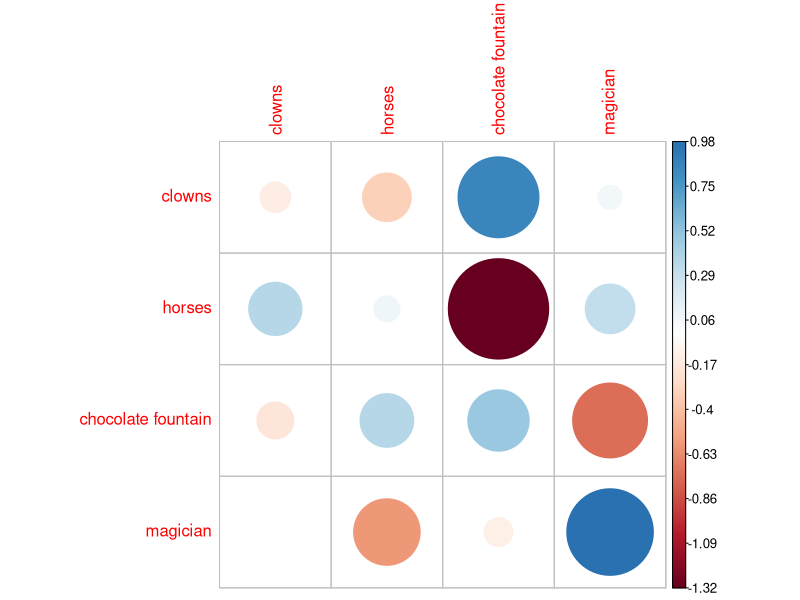
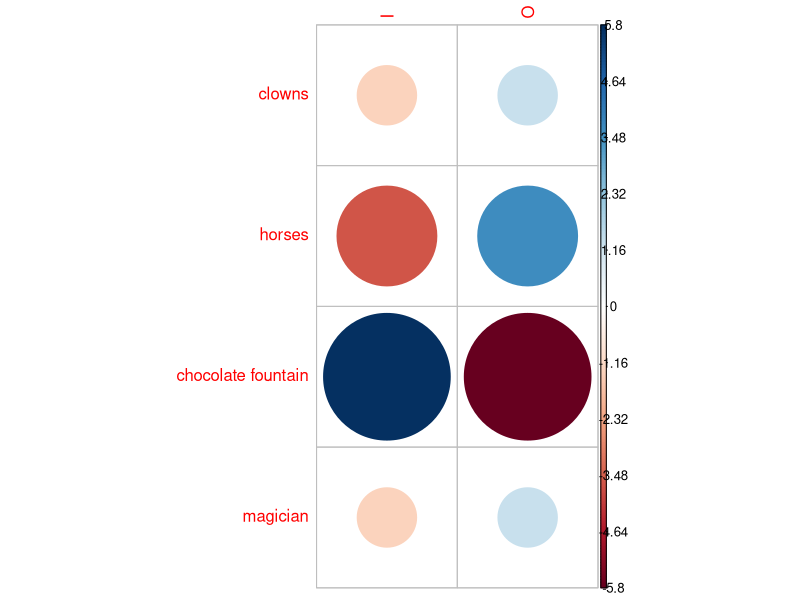
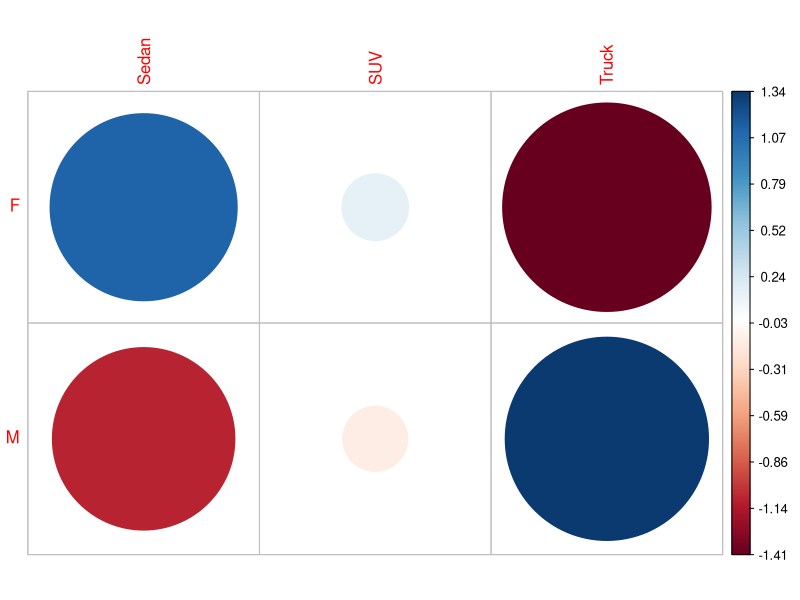
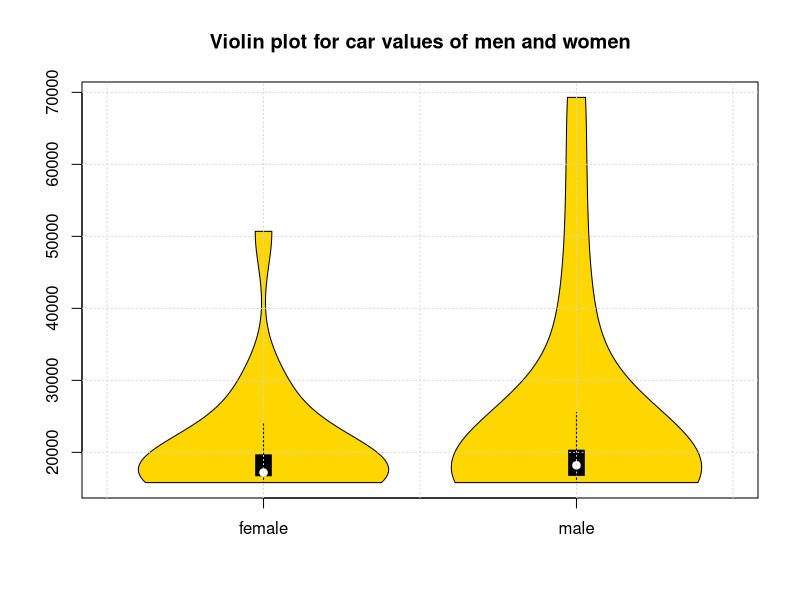
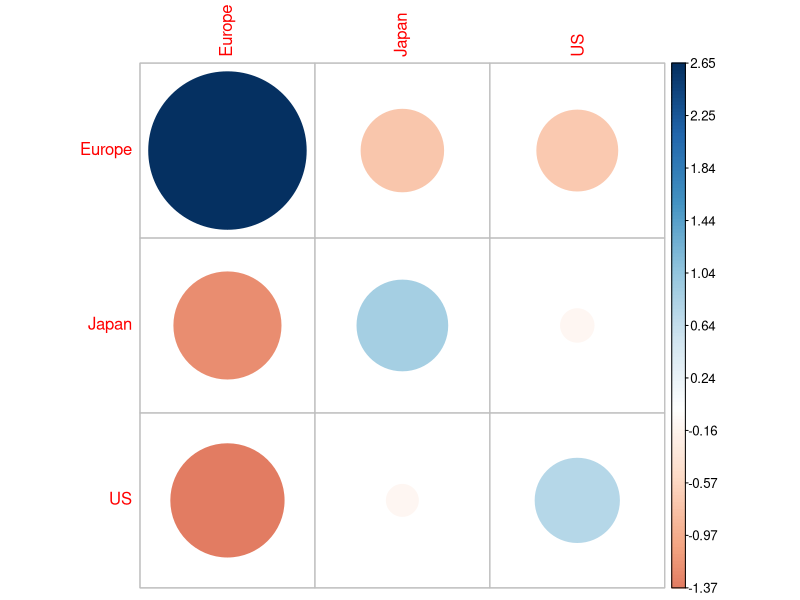
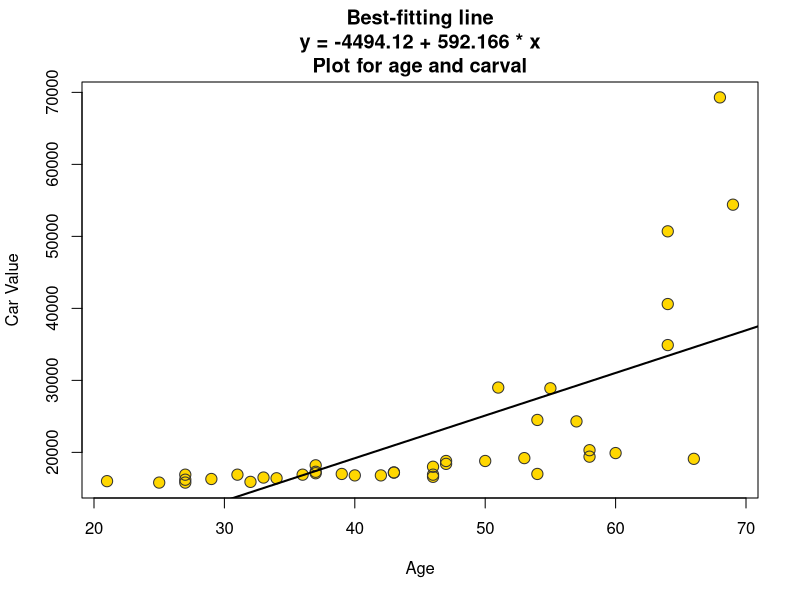
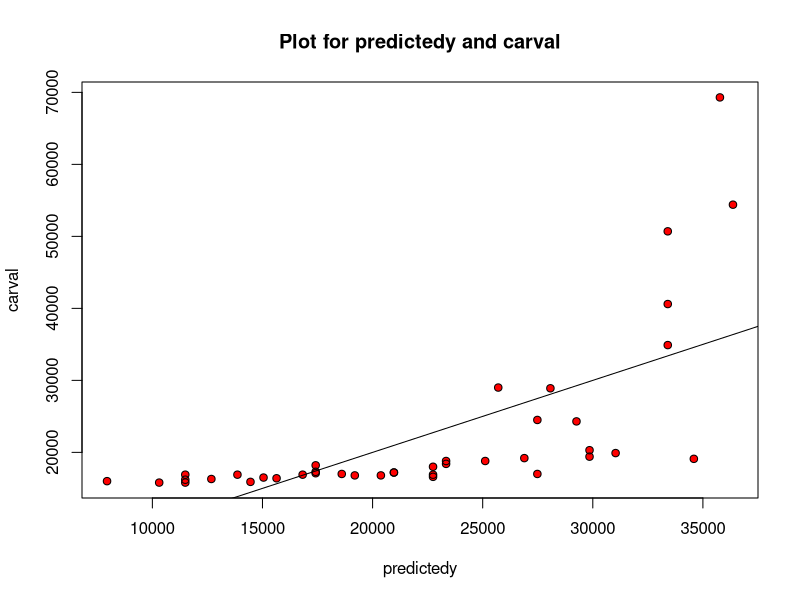
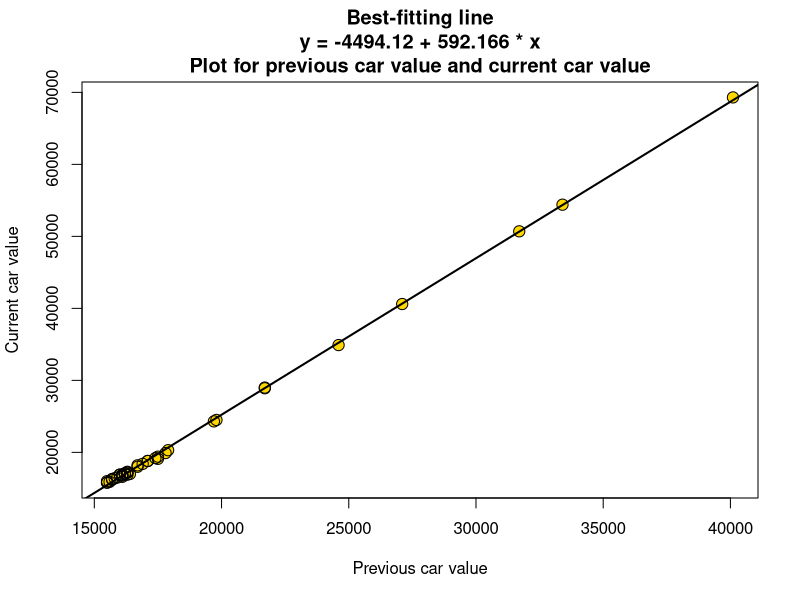

Write R code to recreate these figures, in order.
## ---- chunk 1
set.seed(1000)
indoor<- sample(c("A","B","C","D"),prob=c(5,8,25,6),size=200,replace=T)
outdoor <-sample(c("A","B","C","D"),prob=c(5,20,3,6),size=200,replace=T)
tab1 <- table(indoor,outdoor)                              #cross-tabulations of each pair of responses
tab2 <- table(c(indoor,outdoor),rep(c("I","O"),each=200))  #what responses were given for indoor and outdoor across the four options

row.names(tab1) <- c('clowns','horses','chocolate fountain','magician') #Changing the row and column names
colnames(tab1) <- c('clowns','horses','chocolate fountain','magician')
row.names(tab2) <- c('clowns','horses','chocolate fountain','magician')
addmargins(tab1)
tab2
## ---- chunk 2
#chisq.test(tab2[,1],p = tab2[,2],rescale.p = T)
#install.packages("corrplot")
library(corrplot)
library(BayesFactor)

ct_t1 <- chisq.test(tab1) 
ct_t1 #Chi-squared test on tab1
bf_t1 <- contingencyTableBF(tab1, sampleType = 'indepMulti', fixedMargin = 'cols') 
bf_t1 #bayes factor contingency table tests for tab1
bf_t1@bayesFactor$bf  #bayes factor value
corrplot(ct_t1$residuals, is.cor = F)
## ---- chunk 3
ct_t2 <- chisq.test(tab2)
ct_t2 #Chi-squared test on tab2
bf_t2 <- contingencyTableBF(tab2, sampleType = 'indepMulti', fixedMargin = 'cols')
bf_t2 #bayes factor contingency table tests for tab2
bf_t2@bayesFactor$bf  #bayes factor value
corrplot(ct_t2$residuals, is.cor = F)
#Indoor high association for chocolate fountain(strong positive association) & high association for outdoor and horses
#There is repulsion between outdoor and chocolate fountain
## ---- chunk 4
cardat <- read.table(text="age gender type origin origin.last carval carval.last
                     34 F SUV US US 16400 15800
                     31 M Truck US Europe 16900 16000
                     47 M Sedan US US 18800 17100
                     21 F Sedan Japan Japan 16000 15500
                     42 M SUV US Japan 16800 16100
                     43 F SUV US US 17200 16300
                     60 F Truck Europe Europe 19900 17800
                     37 M Truck Europe Europe 17100 16200
                     46 F SUV Japan Japan 16900 16300
                     27 M Sedan US US 16200 15700
                     50 M SUV US US 18800 17100
                     64 F SUV Japan US 50700 31700
                     33 M SUV Japan Japan 16500 15900
                     39 M Truck US Europe 17000 16200
                     58 F Sedan Japan US 19400 17500
                     53 F SUV US Europe 19200 17400
                     29 F Sedan US Japan 16300 15700
                     37 F Sedan US US 17300 16300
                     37 M SUV US Japan 18200 16700
                     54 F Sedan Japan Japan 24500 19800
                     46 F SUV Japan Europe 18000 16700
                     55 F SUV US Japan 28900 21700
                     46 F Truck US Europe 16600 16100
                     57 M SUV Europe Europe 24300 19700
                     40 M SUV US US 16800 16100
                     27 M Sedan Japan US 16900 16000
                     58 M SUV Europe Europe 20300 17900
                     64 M Truck US US 40600 27100
                     47 M Truck US Europe 18400 16900
                     32 M Truck US US 15900 15600
                     43 F Sedan Japan US 17200 16300
                     66 M Truck Europe Europe 19100 17500
                     36 F SUV US Japan 16900 16100
                     68 M Truck US US 69300 40100
                     54 F Sedan Japan US 17000 16400
                     64 M Truck Japan Europe 34900 24600
                     27 M SUV Japan Europe 15800 15500
                     51 F Sedan Japan Japan 29000 21700
                     69 M Sedan US Japan 54400 33400
                     25 F Sedan Japan Japan 15800 15500",header=T)
## ---- chunk 5
library(corrplot)
library(BayesFactor)

t1 <- table(cardat$gender, cardat$type)
t1 #extracting the table of gender w.r.t. car type

ct_1 <- chisq.test(t1) 
ct_1 #Chi-squared test on t1
bf_1 <- contingencyTableBF(t1, sampleType = 'indepMulti', fixedMargin = 'cols') 
bf_1 #bayes factor contingency table tests for t1
bf_1@bayesFactor$bf  #bayes factor value
corrplot(ct_1$residuals, is.cor = F)

## ---- chunk 6
library(vioplot)
library(BayesFactor)

t2 <- table(cardat$carval,cardat$gender) 

women <- subset(cardat, cardat$gender == "F")
men <- subset(cardat, cardat$gender == "M")
#overall differences
t.test(women$carval, men$carval, alternative = 'less') #comparing two independent samples
## ---- chunk 7
t2_bf <- ttestBF(women$carval, men$carval) #bayesfactor test
t2_bf
t2_bf@bayesFactor$bf
## ---- chunk 8
vioplot(women$carval, men$carval, names = c('female','male'),col = c('gold'))
title('Violin plot for car values of men and women')
grid()
## ---- chunk 9
mean(men$carval) #mean amout of car of men and women
mean(women$carval)

length(men$carval) #number of men and women
length(women$carval)
## ---- chunk 10
new <- cardat$origin
old <- cardat$origin.last
t3 <- table(old,new)
addmargins(t3)

ct_3 <- chisq.test(t3) 
ct_3 #Chi-squared test on t3
bf_3 <- contingencyTableBF(t3, sampleType = 'indepMulti', fixedMargin = 'cols') 
bf_3 #bayes factor contingency table tests for t3
bf_3@bayesFactor$bf  #bayes factor value
corrplot(ct_3$residuals, is.cor = F)

## ---- chunk 11
t4 <- cardat[,c('age','carval')] #extracting age and car value

model1 <- lm(t4$carval~t4$age) #automatic fit
model1

par(mfrow=c(1,1)) #plotting carval and age 
plot(t4$age,t4$carval,pch=16,cex=1.5,col="gold",
     main=paste("Best-fitting line\n", "y = ",round(model1$coef[1] ,2) ," + ", 
                round(model1$coef[2],3) , " * x\nPlot for age and carval",sep=""),
     type = 'p', xlab = 'Age', ylab = 'Car Value')

points(t4$age,t4$carval,pch=1,cex=1.5,col="grey20")
abline(model1$coef,lwd=2) #best fit line

summary(model1)

predictedy <- model1$coef[1] + model1$coef[2]* t4$age #predictions of value we did not see

plot(predictedy, t4$carval,cex=1,col="red",pch=16,
     main = 'Plot for predictedy and carval',xlab = 'predictedy', ylab = 'carval') #plotting them
points(predictedy,t4$carval,pch=1,cex=1,col="black")
abline(0,1)
cor(t4$carval,predictedy)^2
## ---- chunk 12
#Bayes factor test
x4 <- ttestBF(t4$age,t4$carval,paired = T)
x4@bayesFactor$bf
## ---- chunk 13
length(cardat$carval[cardat$age==32])
length(cardat$carval[cardat$age==52])
length(cardat$carval[cardat$age==62])
## ---- chunk 14
t6 <- cardat[,c("carval","carval.last")] #extracting age and car value
cor.test(t6$carval, t6$carval.last)
## ---- chunk 15
model2 <- lm(t6$carval~t6$carval.last) #automatic fit
model2

par(mfrow=c(1,1)) #plotting carval and age 
plot(t6$carval.last,t6$carval,pch=16,cex=1.5,col="gold",
     main=paste("Best-fitting line\n", "y = ",round(model1$coef[1] ,2) ," + ", 
                round(model1$coef[2],3) , " * x\nPlot for previous car value and current car value",sep=""),
     xlab = 'Previous car value', ylab = 'Current car value')

points(t6$carval.last,t6$carval,pch=1,cex=1.5,col="black")
abline(model2$coef,lwd=2) #best fit line

summary(model2)

predictedy <- model2$coef[1] + model2$coef[2]* t6$carval.last #predictions of value we did not see

plot(predictedy, t6$carval,cex=2,col="red",pch=16,
     main = 'Plot for predictedy and carval',
     xlab = 'predictedy', ylab = 'carval') #plotting them
points(predictedy,t6$carval,pch=1,cex=2,col="black")
abline(0,1)
cor(t6$carval,predictedy)^2
## ---- chunk 16
#Bayes factor test
x6 <- ttestBF(t6$carval.last,t6$carval,paired = T)
x6@bayesFactor$bf
## ---- chunk 17
tmp1 <- cbind(mean(cardat[which(cardat$type=='Sedan'),"carval"]),mean(cardat[which(cardat$type=='Sedan'),"carval.last"]))
tmp2 <- cbind(mean(cardat[which(cardat$type=='SUV'),"carval"]),mean(cardat[which(cardat$type=='SUV'),"carval.last"]))
tmp3 <- cbind(mean(cardat[which(cardat$type=='Truck'),"carval"]),mean(cardat[which(cardat$type=='Truck'),"carval.last"]))
t7 <- rbind(tmp1,tmp2,tmp3)
row.names(t7) <- c('Sedan','SUV','Truck')
colnames(t7) <- c('carval','carval.last')
t7

ct_7 <- chisq.test(t7) 
ct_7 #Chi-squared test on t7
bf_7 <- contingencyTableBF(t7, sampleType = 'indepMulti', fixedMargin = 'cols') 
bf_7 #bayes factor contingency table tests for t7
bf_7@bayesFactor$bf  #bayes factor value
corrplot(ct_7$residuals, is.cor = F)
## ---- chunk 18
q1<-subset( cardat, cardat$type == 'Truck') 
t8 <- cbind(sum(q1$carval),sum(q1$carval.last))

q2 <- subset( cardat, cardat$type == 'SUV') 
temp <- cbind(sum(q2$carval),sum(q2$carval.last)) #combining the sum of prices of trucks and suv
t8 <- rbind(t8,temp)
row.names(t8) <- c('Truck','SUV')
colnames(t8) <- c('carval','carval.last')
t8
## ---- chunk 19
truck <- q1 #truck data
suv <- q2 #suv data
## ---- chunk 20
t.test(truck$carval, suv$carval, alternative = 'less') #comparing current prices
## ---- chunk 21
t8_bf <- ttestBF(truck$carval, suv$carval) #bayesfactor test
t8_bf
t8_bf@bayesFactor$bf
## ---- chunk 22
t.test(truck$carval.last, suv$carval.last, alternative = 'less') #comparing previous prices
## ---- chunk 23
t8_bf <- ttestBF(truck$carval.last, suv$carval.last) #bayesfactor test
t8_bf
t2_bf@bayesFactor$bf
## ---- chunk 24
vioplot(truck$carval, suv$carval, names = c('truck','suv'),col = c('gold'))
title('Violinplot for current price of trucks and suv')
grid()
vioplot(truck$carval.last, suv$carval.last, names = c('truck','suv'),col = c('gold'))
title('Violinplot for previous price of trucks and suv')
grid()
